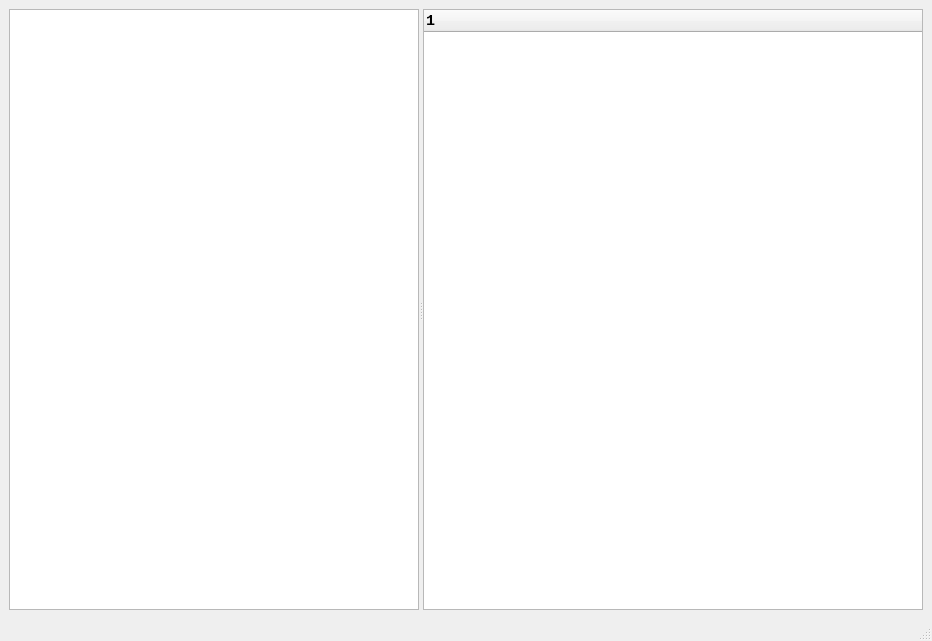
<?xml version="1.0" encoding="UTF-8"?>
<ui version="4.0">
 <class>MainWindow</class>
 <widget class="QMainWindow" name="MainWindow">
  <property name="geometry">
   <rect>
    <x>0</x>
    <y>0</y>
    <width>932</width>
    <height>641</height>
   </rect>
  </property>
  <property name="windowTitle">
   <string>DNS结果分析</string>
  </property>
  <widget class="QWidget" name="centralwidget">
   <layout class="QHBoxLayout" name="horizontalLayout">
    <item>
     <widget class="QSplitter" name="splitter">
      <property name="orientation">
       <enum>Qt::Horizontal</enum>
      </property>
      <widget class="QListWidget" name="listWidget">
       <property name="minimumSize">
        <size>
         <width>300</width>
         <height>0</height>
        </size>
       </property>
       <property name="font">
        <font>
         <family>Consolas</family>
         <pointsize>11</pointsize>
         <weight>75</weight>
         <bold>true</bold>
        </font>
       </property>
      </widget>
      <widget class="QTreeWidget" name="treeWidget">
       <property name="minimumSize">
        <size>
         <width>500</width>
         <height>0</height>
        </size>
       </property>
       <property name="font">
        <font>
         <family>Consolas</family>
         <pointsize>11</pointsize>
         <weight>75</weight>
         <bold>true</bold>
        </font>
       </property>
       <column>
        <property name="text">
         <string notr="true">1</string>
        </property>
       </column>
      </widget>
     </widget>
    </item>
   </layout>
  </widget>
  <widget class="QMenuBar" name="menubar">
   <property name="geometry">
    <rect>
     <x>0</x>
     <y>0</y>
     <width>932</width>
     <height>26</height>
    </rect>
   </property>
  </widget>
  <widget class="QStatusBar" name="statusbar"/>
 </widget>
 <resources/>
 <connections/>
</ui>
